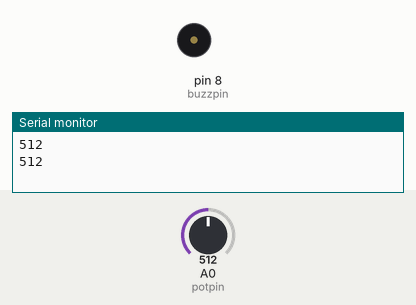
This sketch was run on a simulated Arduino Uno, built with avr-gcc and run on an emulated ATmega328P. Parts: buzzer (waves = sounding, pin HIGH), the last lines printed to the serial monitor. The inputs (shaded band) are chosen by the test bench; at power-on: A0 (potpin) = 512.

Above: at 1.3 s.
1.4 s: A0 (potpin) set to 985
3.2 s: A0 (potpin) set to 1010
At 4.4 s:
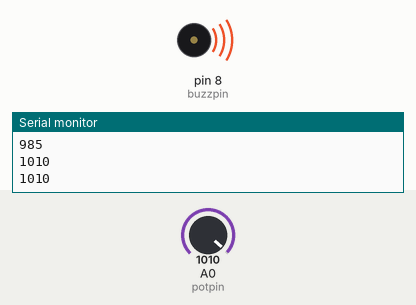
5.5 s: A0 (potpin) set to 990
At 7.2 s:
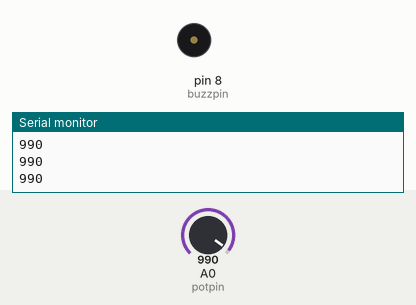
7.5 s: A0 (potpin) set to 1023
At 8.8 s:
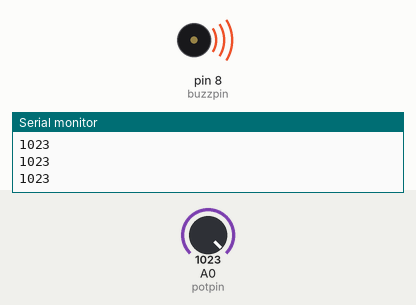
Timing chart, 0 to 10.5 s (numbered marks = the images above; inputs shaded):
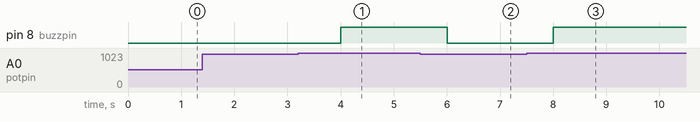

Measured:
- the behaviour switches between 1000 and 1001 on A0 (potpin) (found by bisection; images 0 and 1)
- after the input at 3.2 s, pin 8 (buzzpin): LOW → HIGH after 0.80 s
- after the input at 5.5 s, pin 8 (buzzpin): HIGH → LOW after 0.50 s
- after the input at 7.5 s, pin 8 (buzzpin): LOW → HIGH after 0.51 s

The sketch:

sketch_mar4a.ino
```cpp
int potpin = A0;
int potvalue;
int buzzpin  = 8;
int dt = 500;
void setup() {
Serial.begin(9600);
pinMode(potpin,INPUT);
pinMode(buzzpin,OUTPUT);
}

void loop() {
  potvalue = analogRead(potpin);
  delay(dt);
  Serial.println(potvalue);
  while(potvalue>1000){
  digitalWrite(buzzpin,HIGH);
  potvalue = analogRead(potpin);
  Serial.println(potvalue);
  delay(dt);
  }
  digitalWrite(buzzpin,LOW);
}
```
